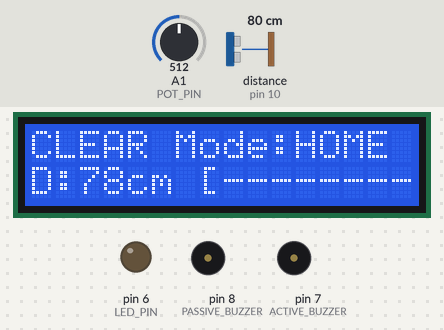
Bench run of a sketch on a simulated Arduino Uno, built with avr-gcc and run on an emulated ATmega328P. Parts: 16×2 character LCD, output pins drawn as LEDs (lit = HIGH), buzzer (waves = sounding, pin HIGH). Wiring (inferred from the names in the program): ultrasonic range finder: trigger pin 9; echo pin 10. Dashed ring = blinking. The inputs (shaded band) are chosen by the test bench; at power-on: distance to the obstacle (sensor on pin 10) 80 cm, A1 (POT_PIN) = 512. The echo pulse lasts 58.3 µs per cm; pins used as bus, display or sensor lines are not drawn.

Above: at 3.2 s.
3.3 s: distance to the obstacle (sensor on pin 10) set to 45 cm
At 4.5 s:
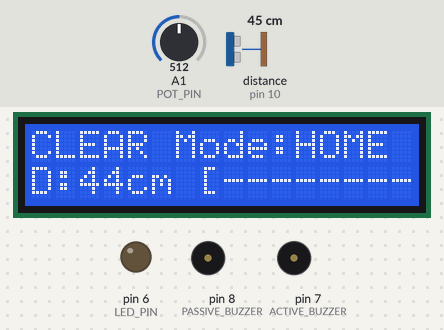
4.8 s: distance to the obstacle (sensor on pin 10) set to 35 cm
At 5.5 s:
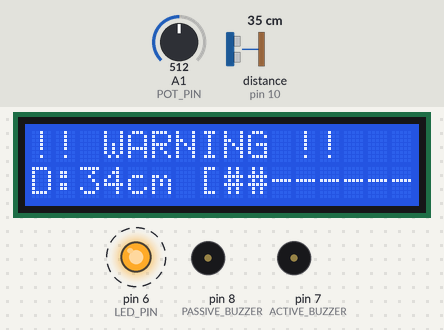
7.8 s: A1 (POT_PIN) set to 983
10.8 s: A1 (POT_PIN) set to 1006
At 10.8 s:
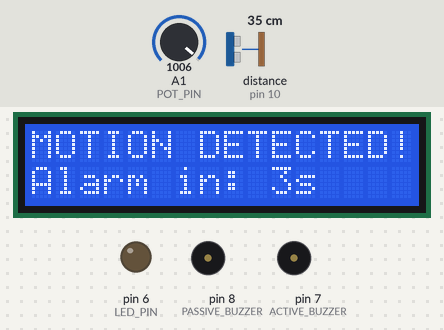
13.8 s: distance to the obstacle (sensor on pin 10) set to 77 cm
16.8 s: distance to the obstacle (sensor on pin 10) set to 87 cm
At 54.6 s:
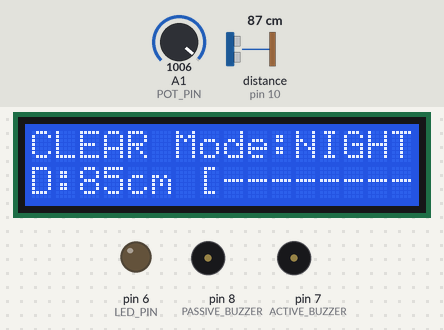
Timing chart, 0 to 54.9 s (numbered marks = the images above; inputs shaded):
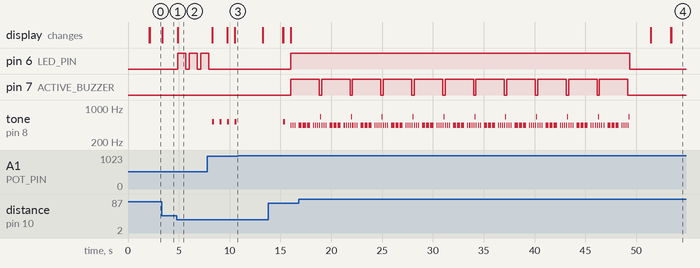

Measured:
- the behaviour switches between 41 and 40 cm on distance to the obstacle (sensor on pin 10) (found by bisection; images 1 and 2)
- the behaviour switches between 990 and 991 on A1 (POT_PIN) (found by bisection; images 2 and 3)
- the behaviour switches between 81 and 82 cm on distance to the obstacle (sensor on pin 10) (found by bisection; images 3 and 4)
- after the input at 3.3 s, the display: changes after 0.09 s (image 1)
- after the input at 4.8 s, pin 6 (LED_PIN): alternates HIGH for 0.80 s and LOW for 0.33 s, starting after 0.10 s; the display: changes after 0.10 s (image 2)
- after the input at 10.8 s, tone on pin 8 (PASSIVE_BUZZER): stops changing and stays silent
- by itself, pin 7 (ACTIVE_BUZZER): alternates HIGH for 2.8 s and LOW for 0.24 s, 21 changes in all, then stays LOW
- by itself, tone on pin 8 (PASSIVE_BUZZER): alternates 523 Hz for 0.20 s and silent for 0.54 s

The sketch:

weather_station.ino
```cpp
#include <Wire.h>
#include <LiquidCrystal_I2C.h>

LiquidCrystal_I2C lcd(0x27, 16, 2);

#define TRIG_PIN 9
#define ECHO_PIN 10
#define ACTIVE_BUZZER 7
#define PASSIVE_BUZZER 8
#define LED_PIN 6
#define POT_PIN A1

// Notes for SOS and siren
#define NOTE_A4 440
#define NOTE_E5 659
#define NOTE_C5 523

// Sensitivity modes
const char* modeNames[] = {"HOME   ", "AWAY   ", "NIGHT  "};
int modeDistances[] = {40, 80, 20}; // trigger distances per mode
int currentMode = 0;

// State tracking
int alertLevel = 0;
unsigned long countdownStart = 0;
bool countdownActive = false;
bool alarmTriggered = false;
int alertCount = 0;
unsigned long tripwireStart = 0;
bool tripwireActive = false;

// Password reset - press pot all the way left 3 times
int potClickCount = 0;
bool lastPotLeft = false;
unsigned long lastPotClick = 0;

float getDistance() {
  digitalWrite(TRIG_PIN, LOW);
  delayMicroseconds(2);
  digitalWrite(TRIG_PIN, HIGH);
  delayMicroseconds(10);
  digitalWrite(TRIG_PIN, LOW);
  long duration = pulseIn(ECHO_PIN, HIGH, 30000);
  if (duration == 0) return 999;
  return duration * 0.034 / 2;
}

void playSOSMorse() {
  // S = 3 short
  for (int i = 0; i < 3; i++) {
    tone(PASSIVE_BUZZER, NOTE_A4, 100);
    delay(200);
  }
  delay(200);
  // O = 3 long
  for (int i = 0; i < 3; i++) {
    tone(PASSIVE_BUZZER, NOTE_A4, 300);
    delay(400);
  }
  delay(200);
  // S = 3 short
  for (int i = 0; i < 3; i++) {
    tone(PASSIVE_BUZZER, NOTE_A4, 100);
    delay(200);
  }
  noTone(PASSIVE_BUZZER);
}

void playSiren() {
  tone(PASSIVE_BUZZER, NOTE_A4, 100);
  delay(100);
  tone(PASSIVE_BUZZER, NOTE_E5, 100);
  delay(100);
  noTone(PASSIVE_BUZZER);
}

void playWarning() {
  tone(PASSIVE_BUZZER, NOTE_C5, 200);
  delay(200);
  noTone(PASSIVE_BUZZER);
}

void checkPasswordReset() {
  int potValue = analogRead(POT_PIN);
  bool potLeft = (potValue < 50);

  if (potLeft && !lastPotLeft) {
    unsigned long now = millis();
    if (now - lastPotClick < 2000) {
      potClickCount++;
    } else {
      potClickCount = 1;
    }
    lastPotClick = now;

    if (potClickCount >= 3) {
      // Password accepted - reset alarm
      alarmTriggered = false;
      countdownActive = false;
      tripwireActive = false;
      alertLevel = 0;
      potClickCount = 0;
      digitalWrite(ACTIVE_BUZZER, LOW);
      digitalWrite(LED_PIN, LOW);
      noTone(PASSIVE_BUZZER);
      lcd.clear();
      lcd.setCursor(0, 0);
      lcd.print("Password Accept!");
      lcd.setCursor(0, 1);
      lcd.print("System Reset!   ");
      delay(2000);
      lcd.clear();
    }
  }
  lastPotLeft = potLeft;
}

void changeSensitivityMode() {
  int potValue = analogRead(POT_PIN);
  // Long hold pot all the way right to change mode
  if (potValue > 990) {
    delay(2000);
    potValue = analogRead(POT_PIN);
    if (potValue > 990) {
      currentMode = (currentMode + 1) % 3;
      lcd.clear();
      lcd.setCursor(0, 0);
      lcd.print("Mode Changed!   ");
      lcd.setCursor(0, 1);
      lcd.print(modeNames[currentMode]);
      delay(2000);
      lcd.clear();
    }
  }
}

void setup() {
  pinMode(TRIG_PIN, OUTPUT);
  pinMode(ECHO_PIN, INPUT);
  pinMode(ACTIVE_BUZZER, OUTPUT);
  pinMode(LED_PIN, OUTPUT);
  Serial.begin(9600);
  lcd.init();
  lcd.backlight();
  lcd.setCursor(0, 0);
  lcd.print("Security System");
  lcd.setCursor(0, 1);
  lcd.print("Initializing... ");
  delay(2000);
  lcd.clear();
}

void loop() {
  checkPasswordReset();

  if (!alarmTriggered) {
    changeSensitivityMode();
  }

  int triggerDistance = modeDistances[currentMode];
  float distance = getDistance();

  // Determine zones
  if (distance >= 999 || distance > triggerDistance) {
    alertLevel = 0;
    tripwireActive = false;
    tripwireStart = 0;
  } else if (distance > triggerDistance * 0.66) {
    alertLevel = 1; // Zone 1 - Warning
  } else if (distance > triggerDistance * 0.33) {
    alertLevel = 2; // Zone 2 - Danger
  } else {
    alertLevel = 3; // Zone 3 - Critical
  }

  // Laser tripwire - must stay in range for 3 seconds
  if (alertLevel > 0) {
    if (!tripwireActive) {
      tripwireActive = true;
      tripwireStart = millis();
    }

    unsigned long tripwireElapsed = millis() - tripwireStart;

    if (tripwireElapsed >= 3000 && !countdownActive && !alarmTriggered) {
      countdownActive = true;
      countdownStart = millis();
      alertCount++;
    }
  }

  // Reset if clear
  if (alertLevel == 0 && !alarmTriggered) {
    countdownActive = false;
    digitalWrite(ACTIVE_BUZZER, LOW);
    digitalWrite(LED_PIN, LOW);
    noTone(PASSIVE_BUZZER);
  }

  // Countdown
  if (countdownActive && !alarmTriggered) {
    int elapsed = (millis() - countdownStart) / 1000;
    int remaining = 5 - elapsed;

    lcd.setCursor(0, 0);
    lcd.print("MOTION DETECTED!");
    lcd.setCursor(0, 1);
    lcd.print("Alarm in: ");
    lcd.print(remaining);
    lcd.print("s      ");

    if (remaining <= 0) {
      alarmTriggered = true;
      countdownActive = false;
    }

    playWarning();
    delay(500);
    return;
  }

  // Active alarm - SOS then siren
  if (alarmTriggered) {
    lcd.setCursor(0, 0);
    lcd.print("!! INTRUDER !!  ");
    lcd.setCursor(0, 1);
    lcd.print("Alerts:#");
    lcd.print(alertCount);
    lcd.print("       ");

    digitalWrite(LED_PIN, HIGH);
    digitalWrite(ACTIVE_BUZZER, HIGH);
    playSOSMorse();
    digitalWrite(ACTIVE_BUZZER, LOW);
    playSiren();

    // Auto reset after 30 seconds
    static unsigned long alarmStart = 0;
    if (alarmStart == 0) alarmStart = millis();
    if (millis() - alarmStart >= 30000) {
      alarmTriggered = false;
      alarmStart = 0;
      digitalWrite(LED_PIN, LOW);
      noTone(PASSIVE_BUZZER);
    }
    return;
  }

  // Normal display
  lcd.setCursor(0, 0);
  switch (alertLevel) {
    case 0:
      lcd.print("CLEAR Mode:");
      lcd.print(modeNames[currentMode]);
      break;
    case 1:
      lcd.print("!! WARNING !!   ");
      break;
    case 2:
      lcd.print("!! DANGER !!    ");
      break;
    case 3:
      lcd.print("!! CRITICAL !!  ");
      break;
  }

  // Visual distance bar
  lcd.setCursor(0, 1);
  if (distance >= 999) {
    lcd.print("Dist: ------    ");
  } else {
    lcd.print("D:");
    lcd.print((int)distance);
    lcd.print("cm [");
    int barLength = map(constrain((int)distance, 0, triggerDistance), 0, triggerDistance, 8, 0);
    for (int i = 0; i < 8; i++) {
      if (i < barLength) lcd.print("#");
      else lcd.print("-");
    }
    lcd.print("]");
  }

  // Alert level behavior
  switch (alertLevel) {
    case 0:
      digitalWrite(LED_PIN, LOW);
      digitalWrite(ACTIVE_BUZZER, LOW);
      break;
    case 1:
      digitalWrite(LED_PIN, HIGH);
      delay(800);
      digitalWrite(LED_PIN, LOW);
      delay(200);
      break;
    case 2:
      digitalWrite(LED_PIN, HIGH);
      delay(400);
      digitalWrite(LED_PIN, LOW);
      delay(400);
      digitalWrite(ACTIVE_BUZZER, HIGH);
      delay(100);
      digitalWrite(ACTIVE_BUZZER, LOW);
      break;
    case 3:
      digitalWrite(LED_PIN, HIGH);
      digitalWrite(ACTIVE_BUZZER, HIGH);
      delay(200);
      digitalWrite(ACTIVE_BUZZER, LOW);
      delay(200);
      break;
  }

  delay(100);
}
```
